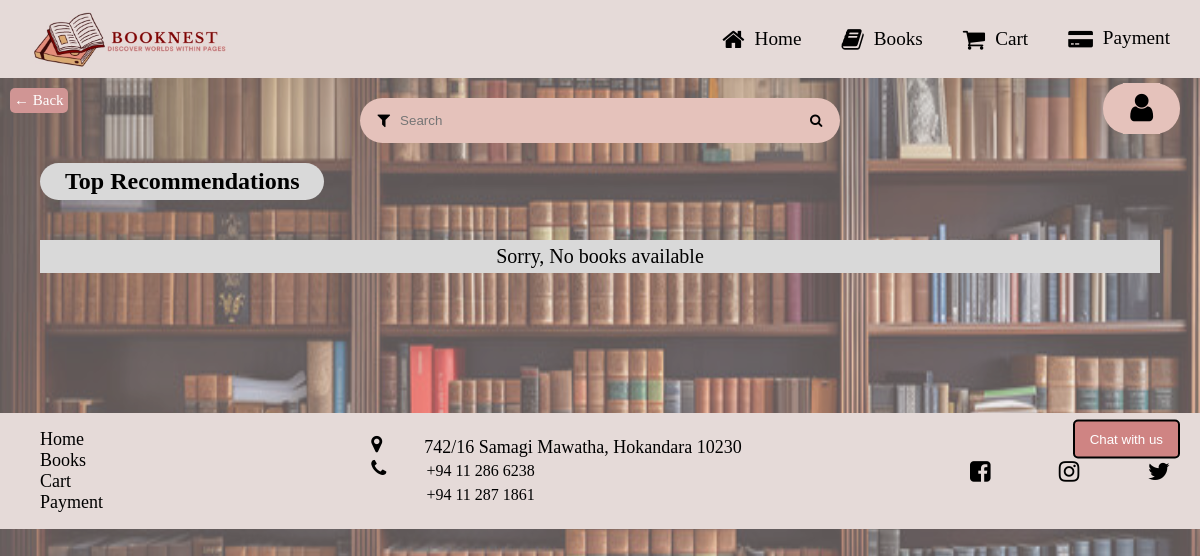
Before: /books.php?title=City of Orange (signed in) with the older database file.
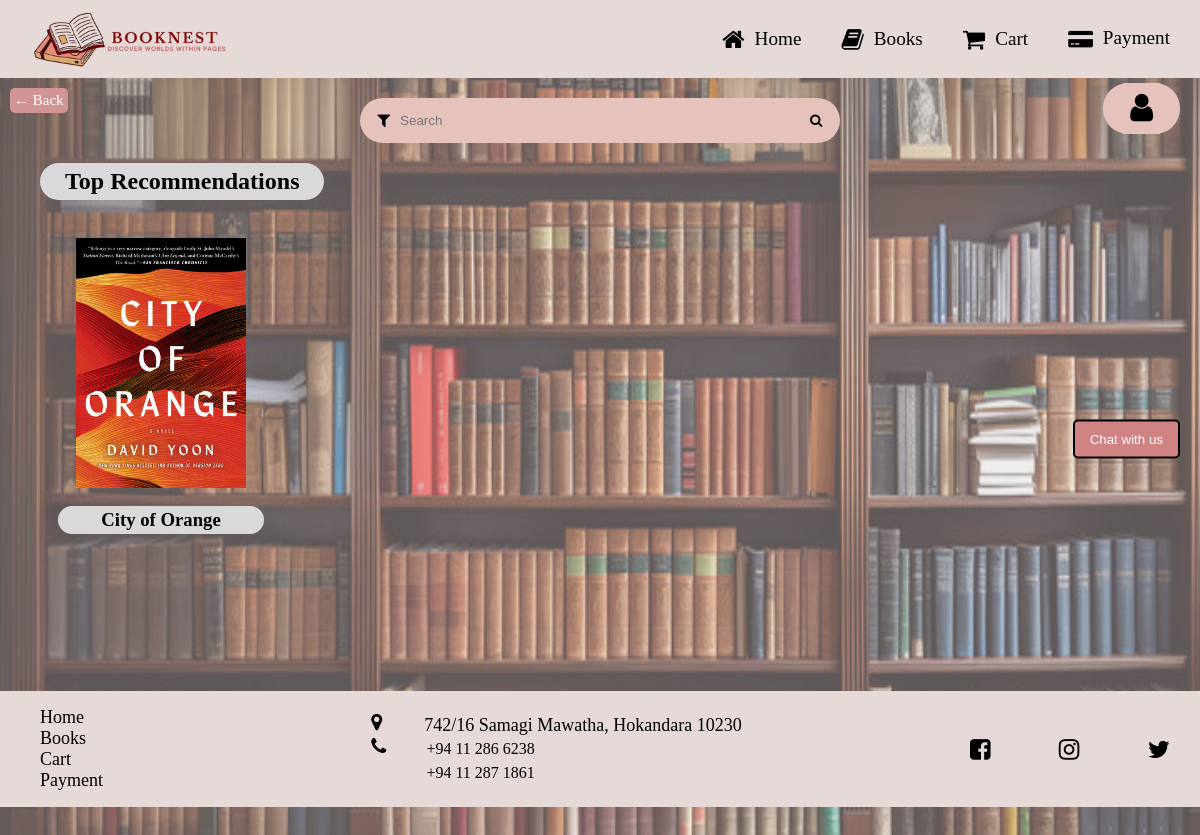
After: the same page with the newer database file.
### tables this page shows
CREATE TABLE books (
  acc_no INT(11) NOT NULL,
  title VARCHAR(255) NOT NULL,
  image VARCHAR(500) NOT NULL,
  category VARCHAR(50) NOT NULL,
  author VARCHAR(255) NOT NULL,
  copies INT(11) NOT NULL,
  publisher VARCHAR(255) NOT NULL,
  isbn VARCHAR(50) NOT NULL,
  copyright_year YEAR(4) NOT NULL,
  class_no VARCHAR(50) NOT NULL,
  price DOUBLE NOT NULL,
  status VARCHAR(50) NOT NULL,
  comment VARCHAR(255) NOT NULL,
  file_path VARCHAR(255) DEFAULT NULL,
  PRIMARY KEY (acc_no),
  UNIQUE KEY isbn (isbn)
);

### books.php (the view, shortened to what this page needs)
<!DOCTYPE html>
<html lang="en">
<head>
    <link rel="stylesheet" href="index.css">
    <link rel="stylesheet" href="https://cdnjs.cloudflare.com/ajax/libs/font-awesome/4.7.0/css/font-awesome.min.css">
</head>
<body>
    <?php
        include "chatbot.php"
    ?>
    <nav>
        <img src="./Assets/logo.jpg" alt="logo" style="width: 200px; padding: 10px;">
        <ul style="display: flex;">
            <li>
                <div class="nav-element-container">
                    <i class="fa fa-home" aria-hidden="true"></i>
                    <a href="home.php" class="header-links">Home</a>
                </div>
            </li>
            <li>
                <div class="nav-element-container">
                    <i class="fa fa-book" aria-hidden="true"></i>
                    <a href="books.php" class="header-links">Books</a>
                </div>
            </li>
            <li>
                <div class="nav-element-container">
                    <i class="fa fa-shopping-cart" aria-hidden="true"></i>
                    <a href="cart.php" class="header-links">Cart</a>
                </div>
            </li>
            <li>
                <div class="nav-element-container">
                    <i class="fa fa-credit-card-alt" aria-hidden="true" style="font-size: larger; padding-top: 3px;"></i>
                    <a href="payment.php" class="header-links">Payment</a>
                </div>
            </li>
        </ul>
    </nav>
    <?php
        include "backbtn.php";
    ?>
    <div id="page-container">
        <div id="content-wrap">
            <div id="user-profile-container" onmouseover="showViewProfile()" onmouseleave="hideViewProfile()">
                <button type="button" id="user-profile-icon">
                    <i class="fa fa-user" aria-hidden="true" onclick="showMore()"></i>
                </button>
            </div>
            <form id="searchForm" action="books.php" method="GET" style="display: flex; justify-content: center;">
                <div class="search-bar">
                    <i class="fa fa-filter" aria-hidden="true" onclick="showFilterOptions()"></i>
                    <input id="search-bar" type="text" placeholder="Search" name="search">
                    <button type="submit" style="background: none; border: none; padding: 0;">
                        <i class="fa fa-search" aria-hidden="true"></i>
                    </button>
                </div>
            </form>
            <section class="book_category_container">
                <h2 id="search_heading">Top Recommendations</h2>
                <div id="book_list_container">
                    <?php
                        include "config.php";
                        $title = $_GET["title"] ?? '';
                        $limit = 5;
                        $search_books = "SELECT b.*, COUNT(br.book_id) AS borrow_count
                                FROM books b
                                LEFT JOIN borrowed_book_details br ON b.acc_no = br.book_id
                                WHERE 1";
                        if ($title) {
                            $search_books .= " AND title LIKE '%$title%'";
                        }
                        $search_books .= " GROUP BY b.acc_no
                                ORDER BY borrow_count DESC
                                LIMIT $limit";
                        $result_query = mysqli_query($conn,$search_books);
                        if (mysqli_num_rows($result_query) > 0) {
                            echo '<div id="book_display_container">';
                            while($fetch_book = mysqli_fetch_assoc($result_query)) {
                                echo '<div class="book_container">
                                        <img id="book_img" src="Assets/uploaded_images/' . $fetch_book["image"] .' ">
                                        <a href="book_details.php?id=' . $fetch_book["acc_no"] . '" style="text-decoration:none; color: black;">
                                            <h3 id="book_title">' . $fetch_book["title"] . '</h3>
                                        </a>
                                    </div>';
                            }
                            echo '</div>';
                        } else {
                            echo '<p class="no-books-message">Sorry, No books available</p>';
                        }
                    ?>
                </div>
            </section>
        </div>
        <footer>
            <div id="footer-link-container">
                <ul>
                    <li><a href="home.php" class="footer-links">Home</a></li>
                    <li><a href="books.php" class="footer-links">Books</a></li>
                    <li><a href="cart.php" class="footer-links">Cart</a></li>
                    <li><a href="payment.php" class="footer-links">Payment</a></li>
                </ul>
            </div>
            <div id="contact-container">
                <ul style="line-height: 1.5em;">
                    <li>
                        <div style="display: flex; flex-direction: row;">
                            <i class="fa fa-map-marker" aria-hidden="true" style="margin-right: 42px; font-size: larger;"></i>
                            <a href="https://www.google.com/maps/dir//Vidura+College,+742%2F16+Samagi+Mawatha,+Hokandara+10230/data=!4m6!4m5!1m1!4e2!1m2!1m1!1s0x3ae250eed5064887:0x99747169de18801f?sa=X&ved=1t:57443&ictx=111"
                            class="footer-links">
                                742/16 Samagi Mawatha, Hokandara 10230
                            </a>
                        </div>
                    </li>
                    <li>
                        <div style="display: flex; flex-direction: row;">
                            <i class="fa fa-phone" aria-hidden="true" style="font-size: larger;"></i>
                            <ul style="display: flex; flex-direction: column;">
                                <li>+94 11 286 6238</li>
                                <li>+94 11 287 1861</li>
                            </ul>
                        </div>
                    </li>
                </ul>
            </div>
            <div id="social-media-container">
                <i class="fa fa-facebook-square" aria-hidden="true"></i>
                <i class="fa fa-instagram" aria-hidden="true"></i>
                <i class="fa fa-twitter" aria-hidden="true"></i>
            </div>
        </footer>
    </div>
</body>
</html>

### chatbot.php (shortened to what this page needs)
<!DOCTYPE html>
<html lang="en">
<head>
    <link rel="stylesheet" href="https://cdnjs.cloudflare.com/ajax/libs/font-awesome/4.7.0/css/font-awesome.min.css">
    <link rel="stylesheet" href="chatbot.css">
</head>
<body>
    <div class="chat-container">
        <button id="open-chat">Chat with us</button>
    </div>
</body>
</html>

### backbtn.php (shortened to what this page needs)
<!DOCTYPE html>
<html lang="en">
<head>
</head>
<body>
    <a href="javascript:history.back()" class="back-arrow">
        <span class="arrow">&#8592;</span> Back
    </a>
</body>
</html>

### index.css (style rules this page uses)
body { margin: 0%; background-image: url("./Assets/background.jpg"); background-repeat: no-repeat; background-size: 100% 100%; background-attachment: fixed; background-color: rgba(204, 195, 195, 0.3); background-blend-mode: overlay; }
#page-container { position: relative; min-height: 100vh; }
#content-wrap { padding-bottom: 7.5em; }
nav { z-index: 1; position: sticky; display: flex; flex-wrap: wrap; align-items: center; justify-content: space-between; padding-left: 20px; padding-right: 20px; height: fit-content; background-color: #E5DAD8; }
footer { display: flex; flex-wrap: wrap; justify-content: space-between; align-items: center; background-color: #E5DAD8; bottom: 0; width: 100%; position: absolute; height: fit-content; }
.nav-element-container { display: flex; flex-wrap: wrap; justify-content: space-around; align-items: center; padding-left: 30px; }
.nav-element-container i { font-size: x-large; }
.footer-links { text-decoration: none; font-size: large; color: black; }
.header-links { text-decoration: none; text-align: center; display: block; font-size: larger; color: rgb(0, 0, 0); padding-left: 10px; padding-right: 10px; }
#social-media-container { display: flex; justify-content: space-between; width: 200px; font-size: x-large; margin-right: 30px; }
#user-profile-container { background-color: #E5C2BB; width: fit-content; height: fit-content; display: flex; justify-content: space-between; border-radius: 25px; margin-top: 5px; margin-right: 10px; padding-left: 20px; padding-right: 20px; position: absolute; right: 10px; z-index: 1; }
#user-profile-icon { background-color: #E5C2BB; border: 2px solid #E5C2BB; padding: 5px; font-size: xx-large; }

### chatbot.css (style rules this page uses)
.chat-container { position: fixed; top: 50%; right: 20px; z-index: 100; transform: translateY(-50%); }
#open-chat { background-color: #cf8483; color: white; border: 2px solid black; padding: 10px 15px; border-radius: 5px; cursor: pointer; }

### books.php (style rules this page uses)
ul { list-style: none; }
.search-bar { display: flex; align-items: center; margin-top: 20px; width: fit-content; }
.search-bar input { border: none; background-color: #E5C2BB; padding: 10px 40px; border-radius: 25px; height: 25px; width: 400px; }
.fa-filter { position: relative; font-size: large; left: 30px; }
.fa-search { position: relative; font-size: large; right: 30px; }
.book_category_container { margin-left: 40px; margin-right: 40px; justify-content: center; }
#search_heading { display: block; background-color: #D9D9D9; border-radius: 20px; width: fit-content; height: fit-content; padding-top: 5px; padding-bottom: 5px; padding-left: 25px; padding-right: 25px; }
#book_list_container { display: flex; align-items: center; justify-content: center; flex-wrap: wrap; width: 100%; height: fit-content; }
#book_display_container { display: flex; align-items: center; flex-wrap: wrap; width: 100%; height: fit-content; }
.book_container { display: flex; flex-direction: column; align-items: center; justify-content: center; width: fit-content; height: fit-content; margin-right: 10px; padding: 8px; margin: 10px; }
#book_img { height: 250px; width: 170px; }
#book_title { background-color: #D9D9D9; padding: 3px; border-radius: 20px; width: 200px; text-align: center; height: fit-content; }
#page-container { background-color: rgba(204, 195, 195, 0.3); }
footer { position: relative; }
.no-books-message { background-color: #D9D9D9; width: 100%; justify-content: center; text-align: center; font-size: 20px; padding: 5px; }

### backbtn.php (style rules this page uses)
body { height: 100vh; }
.back-arrow { padding: 4px; background-color:#D09594; color: white; text-decoration: none; border-radius: 5px; font-size: 15px; transition: background-color 0.3s; z-index: 100; margin: 10px; position: absolute; }
.arrow { font-size: 15px; }

Changed rows visible on the page:
added books: image (picture), title "City of Orange"
Other visible differences:
text no longer shown: "Sorry, No books available"
